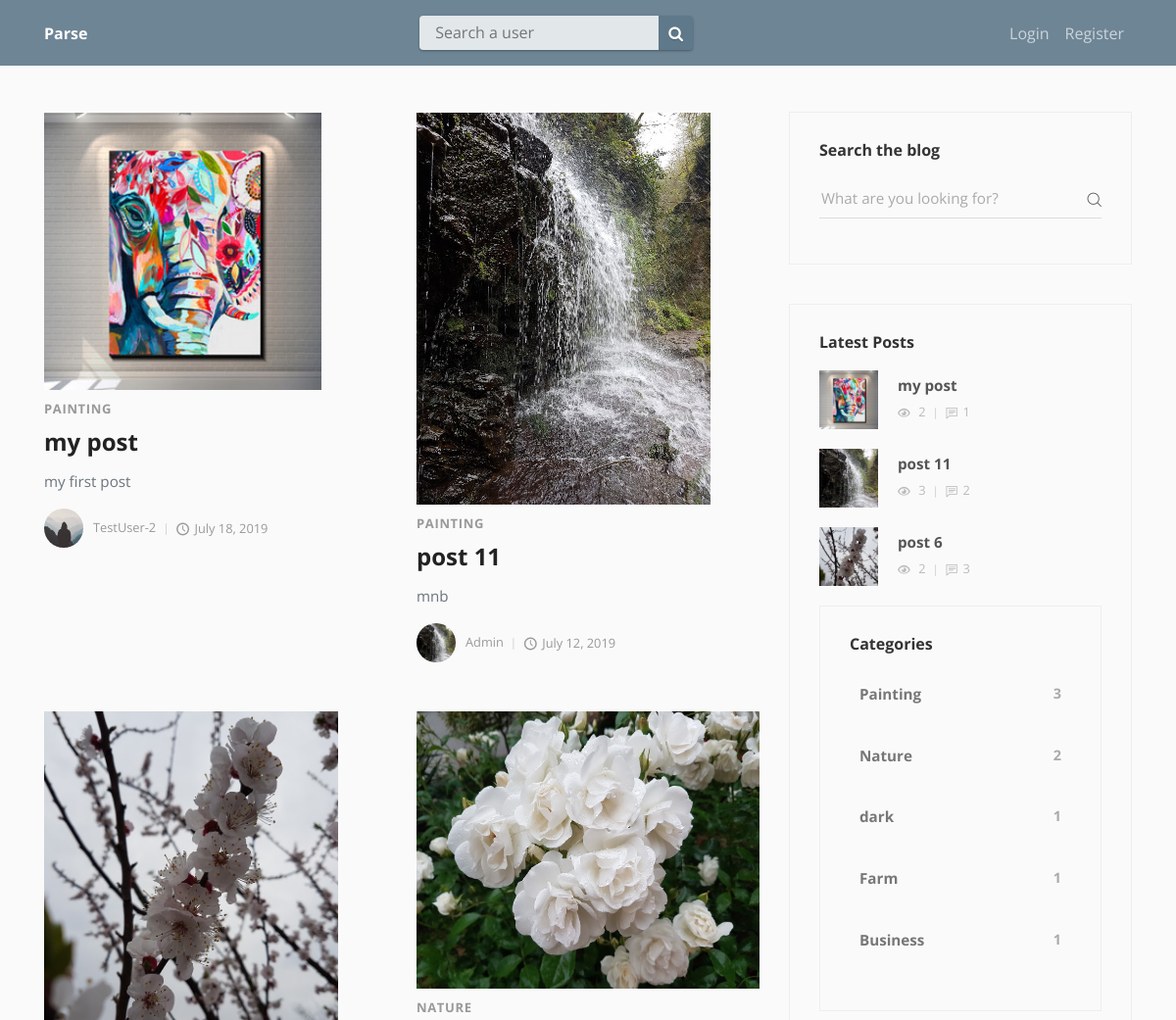
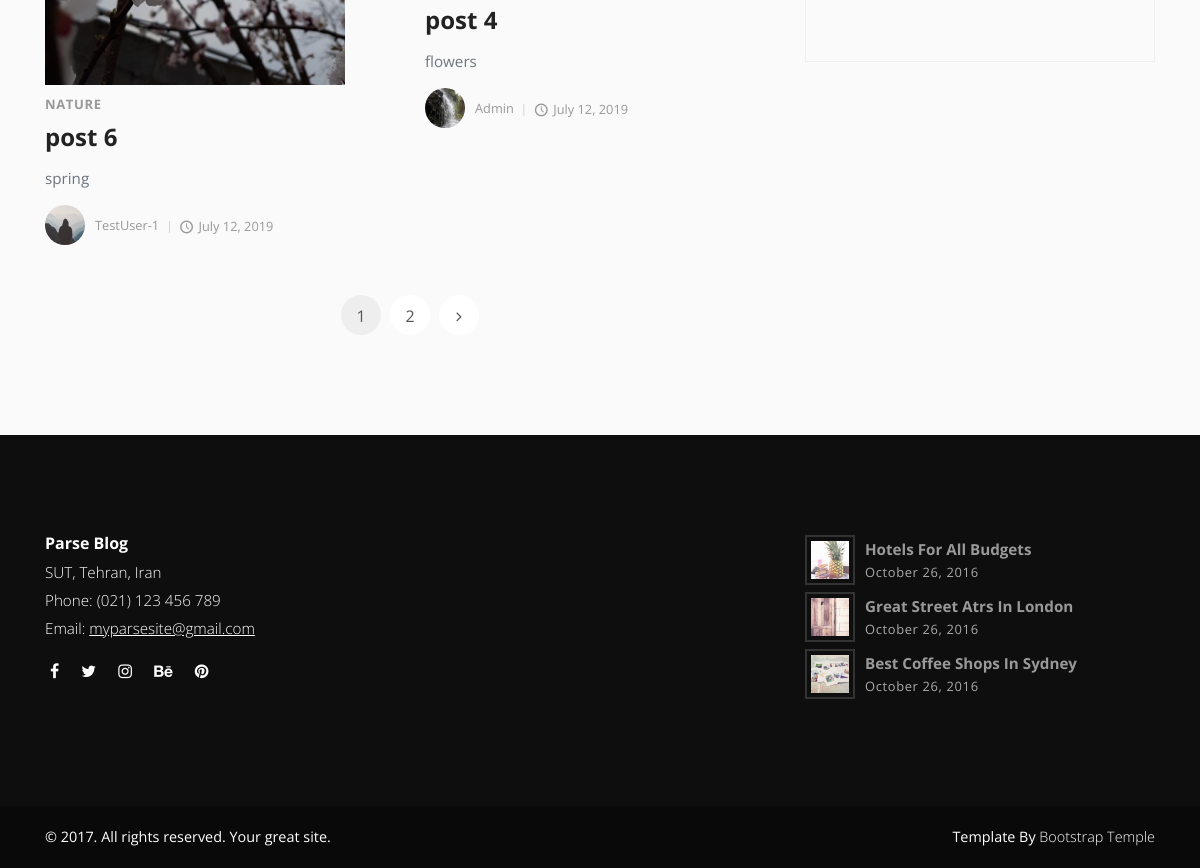
The page / on the database its author committed (2 pictures, top to bottom).
### blog/models.py (models this page shows, shortened)
class Post(models.Model):
    author = models.ForeignKey(User, on_delete=models.CASCADE)
    title = models.CharField(max_length=80)
    image = models.ImageField(upload_to='post_image')
    content = models.TextField()
    updated = models.DateTimeField(auto_now=True)
    date_posted = models.DateTimeField(auto_now_add=True)
    categories = models.ManyToManyField(Category)
    def get_absolute_url(self):
        return reverse('post-detail', kwargs={'pk': self.pk})
    @property
    def comment_count(self):
        return Comment.objects.filter(post=self).count()
    @property
    def view_count(self):
        return PostView.objects.filter(post=self).count()

class Category(models.Model):
    title = models.CharField(max_length=20)
    def __str__(self):
        return self.title

### users/models.py (models this page shows, shortened)
class profile(models.Model):
    user = models.OneToOneField(User, on_delete=models.CASCADE)
    image = models.ImageField(default='default.jpg', upload_to='profile_pics')
    bio = models.CharField(max_length=200, blank=True)

### blog/views.py (the view)
# urls.py: path('', PostListView.as_view(), name='blog-home'),
class PostListView(ListView):
    model = Post
    template_name = 'blog/home.html'  # <app>/<model>_<viewtype>.html
    context_object_name = 'posts'
    ordering = ['-date_posted']
    paginate_by = 4
    def get_context_data(self, **kwargs):
        category_count = get_category_count()
        most_recent = Post.objects.order_by('-date_posted')[:3]
        context = super().get_context_data(**kwargs)
        context['most_recent'] = most_recent
        context['category_count'] = category_count
        return context

### blog/views.py (called while the page is built)
def get_category_count():
    queryset = Post \
        .objects \
        .values('categories__title') \
        .annotate(Count('categories__title')) \
        .order_by('categories__title__count') \
        .reverse()
    return queryset

### blog/templates/blog/home.html (shortened to what this page needs)
{% extends "blog/base.html" %}
{% block content %}
    <div class="container">
        <div class="row">
            <main class="posts-listing col-lg-8">
              <div class="row">
                <div class="col-md-8">
                </div>
              </div>
                <div class="container">
                      <div class="row">
                        {% for post in posts %}
                            <div class="post col-xl-6">
                                <div class="post-thumbnail">
                                    <a href="{{ post.get_absolute_url }}">
                                        <img src="{{ post.image.url }}" alt="..." class="img-fluid">
                                    </a>
                                </div>
                                <div class="post-details">
                                  <div class="post-meta d-flex justify-content-between">
                                    <div class="category">
                                    {% for cat in post.categories.all %}
                                    <a href="#">{{ cat }}</a>
                                    {% endfor %}
                                    </div>
                                  </div><a href="{{ post.get_absolute_url }}">
                                    <h3 class="h4">{{ post.title }}</h3></a>
                                  <p class="text-muted">{{ post.content }}</p>
                                  <footer class="post-footer d-flex align-items-center">
                                    <a href="{% url 'user-posts' post.author.username %}" class="author d-flex align-items-center flex-wrap">
                                      <div class="avatar"><img src="{{ post.author.profile.image.url }}" alt="..." class="img-fluid"></div>
                                      <div class="title"><span>{{ post.author.username }}</span></div>
                                    </a>
                                    <div class="comments meta-last"><i class="icon-clock"></i>{{ post.date_posted|date:"F d, Y" }} </div>
                                  </footer>
                                </div>
                            </div>
                        {% endfor %}
                    </div>
                    {% if is_paginated %}
                        <nav aria-label="Page navigation example">
                          <ul class="pagination pagination-template d-flex justify-content-center">
                            {% for num in page_obj.paginator.page_range %}
                                {% if page_obj.number == num %}
                                    <li class="page-item"><a href="?page={{ num }}" class="page-link active">{{ page_obj.number }}</a></li>
                                {% elif num > page_obj.number|add:'-3' and num < page_obj.number|add:'3' %}
                                    <li class="page-item"><a href="?page={{ num }}" class="page-link">{{ num }}</a></li>
                                {% endif %}
                            {% endfor %}
                            {% if page_obj.has_next %}
                                <li class="page-item"><a href="?page={{ page_obj.next_page_number }}" class="page-link"> <i class="fa fa-angle-right"></i></a></li>
                            {% endif %}
                          </ul>
                        </nav>
                    {% endif %}
                </div>
            </main>
            {% include 'blog/sidebar.html' with most_recent=most_recent category_count=category_count %}
        </div>
    </div>
{% endblock content %}

### blog/templates/blog/base.html (shortened to what this page needs)
<!DOCTYPE html>
<html>
{% include 'blog/head.html' %}
<body>
    <header class="site-header">
      <nav class="navbar navbar-expand-md navbar-dark bg-steel fixed-top">
        <div class="container">
          <a class="navbar-brand mr-4" href="{% url 'blog-home' %}">Parse</a>
            <div class="navbar navbar-expand-lg">
                <form class="search-box" action="{% url 'search' %}" method="GET" value="{{ request.GET.q }}" xmlns="http://www.w3.org/1999/html">
                    <input type="text" class="textbox" name="q" placeholder="Search a user"/>
                    <button type="submit" name="submit" value="Search" class="button"><i class="fa fa-search"></i></button>
                </form>
            </div>
            <div class="navbar-nav">
              {% if request.user.is_authenticated %}
                <a class="nav-item nav-link" href="{% url 'post-create' %}">New Post</a>
                  <a class="nav-item nav-link" href="#"><i class="fa fa-bell" style="font-size:24px"></i></a>
                <a class="nav-item nav-link" href="{% url 'user_page' request.user.username %}"><i style="font-size:24px" class="fas fa-user"></i></a>
                <a class="nav-item nav-link" href="{% url 'logout' %}"><i style="font-size:24px" class="fa">&#xf08b;</i></a>
              {% else %}
                <a class="nav-item nav-link" href="{% url 'login' %}">Login</a>
                <a class="nav-item nav-link" href="{% url 'register' %}">Register</a>
              {% endif %}
            </div>
          </div>
      </nav>
    </header>
    {% block content %}{% endblock %}
    {% include 'blog/footer.html' %}
</body>
</html>

### blog/templates/blog/head.html (shortened to what this page needs)
{% load static %}
  <head>
    <link rel="stylesheet" href="https://maxcdn.bootstrapcdn.com/bootstrap/4.0.0/css/bootstrap.min.css">
    <link rel="stylesheet" href="https://use.fontawesome.com/releases/v5.3.1/css/all.css">
    <link rel="stylesheet" href="https://cdnjs.cloudflare.com/ajax/libs/font-awesome/4.7.0/css/font-awesome.min.css">
    <link rel="stylesheet" type="text/css" href="{% static 'blog/searchBar2.css' %}">
    <link rel="stylesheet" type="text/css" href="{% static 'blog/tab10.css' %}">
    <link rel="stylesheet" href="{% static 'blog/static_in_env/css/fontastic.css' %}">
    <link rel="stylesheet" href="{% static 'blog/static_in_env/css/style.blue8.css' %}" id="theme-stylesheet">
    <link rel="stylesheet" href="{% static 'blog/static_in_env/css/custom4.css' %}">
  </head>

### blog/templates/blog/sidebar.html
<aside class="col-lg-4">
    <div class="widget search">
    <header>
        <h3 class="h6">Search the blog</h3>
    </header>
    <form action="{% url 'blog_search' %}" class="search-form">
        <div class="form-group">
        <input type="text" name="q" placeholder="What are you looking for?">
        <button type="submit" name="blog_search_submit" value="blog_search" class="submit"><i class="icon-search"></i></button>
        </div>
    </form>
    </div>
    <div class="widget latest-posts">
    <header>
        <h3 class="h6">Latest Posts</h3>
    </header>
    <div class="blog-posts">
        {% for post in most_recent %}
        <a href="{{ post.get_absolute_url }}">
            <div class="item d-flex align-items-center">
            <div class="image"><img src="{{ post.image.url }}" alt="..." class="img-fluid"></div>
            <div class="title"><strong>{{ post.title }}</strong>
                <div class="d-flex align-items-center">
                <div class="views"><i class="icon-eye"></i> {{ post.view_count }}</div>
                <div class="comments"><i class="icon-comment"></i>{{ post.comment_count }}</div>
                </div>
            </div>
            </div>
        </a>
        {% endfor %}
    </div>
    <div class="widget categories">
    <header>
        <h3 class="h6">Categories</h3>
    </header>
    {% for cat in category_count %}
    <div class="item d-flex justify-content-between">
        <a href="#">{{ cat.categories__title }}</a><span>{{ cat.categories__title__count }}</span>
    </div>
    {% endfor %}
    </div>
</aside>

### blog/templates/blog/footer.html (shortened to what this page needs)
{% load static %}
<footer class="main-footer">
      <div class="container">
        <div class="row">
          <div class="col-md-4">
            <div class="logo">
              <h6 class="text-white">Parse Blog</h6>
            </div>
            <div class="contact-details">
              <p>SUT, Tehran, Iran</p>
              <p>Phone: (021) 123 456 789</p>
              <p>Email: <a href="mailto:info@company.com">myparsesite@gmail.com</a></p>
              <ul class="social-menu">
                <li class="list-inline-item"><a href="#"><i class="fa fa-facebook"></i></a></li>
                <li class="list-inline-item"><a href="#"><i class="fa fa-twitter"></i></a></li>
                <li class="list-inline-item"><a href="#"><i class="fa fa-instagram"></i></a></li>
                <li class="list-inline-item"><a href="#"><i class="fa fa-behance"></i></a></li>
                <li class="list-inline-item"><a href="#"><i class="fa fa-pinterest"></i></a></li>
              </ul>
            </div>
          </div>
          <div class="col-md-4">
          </div>
          <div class="col-md-4">
            <div class="latest-posts"><a href="#">
                <div class="post d-flex align-items-center">
                  <div class="image"><img src="{% static 'blog/static_in_env/img/small-thumbnail-1.jpg' %}" alt="..." class="img-fluid"></div>
                  <div class="title"><strong>Hotels for all budgets</strong><span class="date last-meta">October 26, 2016</span></div>
                </div></a><a href="#">
                <div class="post d-flex align-items-center">
                  <div class="image"><img src="{% static 'blog/static_in_env/img/small-thumbnail-2.jpg' %}" alt="..." class="img-fluid"></div>
                  <div class="title"><strong>Great street atrs in London</strong><span class="date last-meta">October 26, 2016</span></div>
                </div></a><a href="#">
                <div class="post d-flex align-items-center">
                  <div class="image"><img src="{% static 'blog/static_in_env/img/small-thumbnail-3.jpg' %}" alt="..." class="img-fluid"></div>
                  <div class="title"><strong>Best coffee shops in Sydney</strong><span class="date last-meta">October 26, 2016</span></div>
                </div></a></div>
          </div>
        </div>
      </div>
      <div class="copyrights">
        <div class="container">
          <div class="row">
            <div class="col-md-6">
              <p>&copy; 2017. All rights reserved. Your great site.</p>
            </div>
            <div class="col-md-6 text-right">
              <p>Template By <a href="https://bootstraptemple.com" class="text-white">Bootstrap Temple</a>
              </p>
            </div>
          </div>
        </div>
      </div>
    </footer>

### blog/static/blog/searchBar2.css (style rules this page uses)
form.search-box { outline: 0; float: right; -webkit-box-shadow: 0 1px 3px rgba(0, 0, 0, 0.12), 0 1px 2px rgba(0, 0, 0, 0.24); box-shadow: 0 1px 3px rgba(0, 0, 0, 0.12), 0 1px 2px rgba(0, 0, 0, 0.24); -webkit-border-radius: 4px; border-radius: 4px; }
form.search-box > .textbox { outline: 0; height: 35px; width: 244px; line-height: 35px; padding: 0 16px; background-color: rgba(255, 255, 255, 0.8); color: #212121; border: 0; float: left; -webkit-border-radius: 4px 0 0 4px; border-radius: 4px 0 0 4px; }
form.search-box > .button { outline: 0; background: none; background-color: #5f788a; float: left; height: 35px; width: 35px; text-align: center; line-height: 35px; border: 0; color: #FFF; font: normal normal normal 14px/1 FontAwesome; font-size: 16px; text-rendering: auto; text-shadow: 0 1px 1px rgba(0, 0, 0, 0.2); -webkit-transition: background-color .4s ease; transition: background-color .4s ease; -webkit-border-radius: 0 4px 4px 0; border-radius: 0 4px 4px 0; }

### blog/static/blog/static_in_env/css/custom4.css (style rules this page uses)
body { background: #fafafa; color: #333333; margin-top: 4rem; font-family: "Open Sans", sans-serif; font-size: 1rem; font-weight: normal; }
h1, h2, h3, h4, h5, h6 { color: #444444; }
ul { margin: 0; }
.bg-steel { background-color: rgba(95,120,138, 0.9); }
.site-header .navbar-nav .nav-link { color: #cbd5db; }

### rows shown on the page
Post: image (picture), title "my post", content "my first post", author.profile.image (placeholder picture), author.username "TestUser-2", date_posted "July 18, 2019", view_count "2", comment_count "1"
Category: title "PAINTING"
Post: image (picture), title "post 11", content "mnb", author.profile.image (picture), author.username "Admin", date_posted "July 12, 2019", view_count "3", comment_count "2"
Post: image (picture), title "post 6", content "spring", author.profile.image (placeholder picture), author.username "TestUser-1", date_posted "July 12, 2019", view_count "2", comment_count "3"
Category: title "NATURE"
Post: image (picture), title "post 4", content "flowers", author.profile.image (picture), author.username "Admin", date_posted "July 12, 2019"

### other values the page prints
{{ page_obj.number }} "1"
{{ num }} "2"
{{ cat.categories__title }} "Painting" "Nature" "dark" "Farm" "Business"
{{ cat.categories__title__count }} "3" "2" "1" "1" "1"
